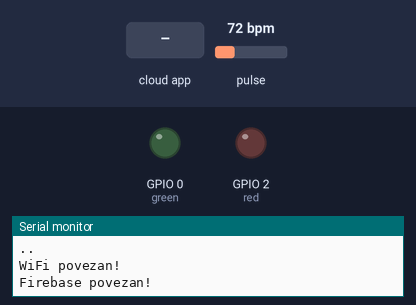
Bench run of a sketch on a simulated ESP8266 (NodeMCU). Shown: output pins drawn as LEDs (lit = HIGH), the last lines printed to the serial monitor. The inputs (shaded band) are chosen by the test bench; at power-on: pulse 72 bpm. WiFi joins after 1.5 s; servers stay silent unless stated; the Firebase database answers and starts empty.

Above: at 3.2 s.
3.3 s: the phone or cloud app sets startMeasurement to 1
At 19.6 s:
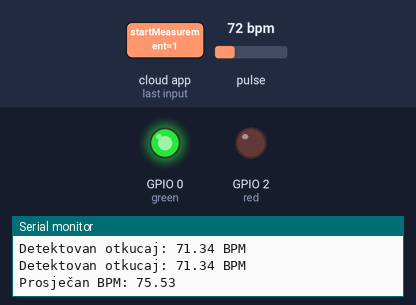
Timing chart, 0 to 20.3 s (numbered marks = the images above; inputs shaded):
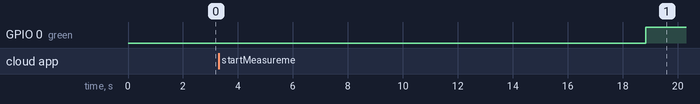

The sketch:

IoT.ino
```cpp
#include <Wire.h>
#include "MAX30105.h"
#include "heartRate.h"
#include <ESP8266WiFi.h>
#include <FirebaseESP8266.h>

// WiFi podaci
#define WIFI_SSID "mojatv_full_4658"
#define WIFI_PASSWORD "123456123456"

// Firebase podaci
#define FIREBASE_HOST "anxiease-c3e32-default-rtdb.firebaseio.com"
#define FIREBASE_API_KEY "AIzaSyBX3O7ZELMoCOndSXpOquJdoLf5JX7pVIE"

// Firebase objekti
FirebaseConfig firebaseConfig;
FirebaseAuth firebaseAuth;
FirebaseData firebaseData;

MAX30105 particleSensor;

int red=2;
int green =0;
long lastBeat = 0;
float beatsPerMinute = 0.0;
bool fingerDetected = false;
bool measuring = false;
const long MIN_IR_VALUE = 5000;
const unsigned long measurementDuration = 15000; // 15 sekundi
unsigned long measurementStart = 0;
float bpmSum = 0.0;
int bpmCount = 0;


void setup() {

  pinMode(red, OUTPUT);
  pinMode(green, OUTPUT);
  Serial.begin(115200);
  Serial.println("Initializing...");

  // Inicijalizacija senzora
  if (!particleSensor.begin(Wire, I2C_SPEED_FAST)) {
    Serial.println("MAX30105 nije pronađen. Provjerite veze.");
    while (1);
  }

  particleSensor.setup(0x1F, 8, 3, 100, 411, 4096);

  // Povezivanje na WiFi
  WiFi.begin(WIFI_SSID, WIFI_PASSWORD);
  Serial.println("Povezivanje na WiFi...");
  while (WiFi.status() != WL_CONNECTED) {
    delay(1000);
    Serial.print(".");
  }
  Serial.println("\nWiFi povezan!");

  // Konfiguracija Firebase-a
  firebaseConfig.host = FIREBASE_HOST;
  firebaseConfig.api_key = FIREBASE_API_KEY;

  if (!Firebase.signUp(&firebaseConfig, &firebaseAuth, "", "")) {
    Serial.printf("Autentifikacija nije uspjela: %s\n", firebaseConfig.signer.signupError.message.c_str());
    while (1);
  }

  Firebase.begin(&firebaseConfig, &firebaseAuth);
  Serial.println("Firebase povezan!");
}

void loop() {

 digitalWrite(red,LOW);
 digitalWrite(green,LOW);

  // Provjera IR vrijednosti za detekciju prsta
  long irValue = particleSensor.getIR();
  fingerDetected = (irValue > MIN_IR_VALUE);

  if (fingerDetected) {
    // Slanje statusa senzora na Firebase
    if (!Firebase.setString(firebaseData, "/device/sensorStatus", "Finger Detected")) {
      Serial.println("Greška pri slanju statusa senzora.");
    }

    // Provjera signala za početak mjerenja
    if (Firebase.getBool(firebaseData, "/device/startMeasurement")) {
      if (firebaseData.boolData() && !measuring) {
        Firebase.setBool(firebaseData, "/device/startMeasurement", false); // Reset signala
        startMeasurement();
      }
    }
  } else {
    // Ako nema prsta, šaljemo "No Finger Detected"
    if (!Firebase.setString(firebaseData, "/device/sensorStatus", "No Finger Detected")) {
      Serial.println("Greška pri slanju statusa senzora.");
    }
  }

  // Ako je mjerenje u toku, vršimo izračune
  if (measuring) {
    performMeasurement();
  }

  delay(100); // Stabilizacija petlje
}

void startMeasurement() {
  measuring = true;
  measurementStart = millis();
  bpmSum = 0.0;
  bpmCount = 0;
  Serial.println("Pokrenuto mjerenje...");
}

void performMeasurement() {
  long irValue = particleSensor.getIR();

  if (checkForBeat(irValue)) {
    long delta = millis() - lastBeat;
    lastBeat = millis();

    if (delta > 300) { // Izbjegavamo prebrze intervale
      float bpm = 60 / (delta / 1000.0);
      if (bpm > 40 && bpm < 200) { // Validni BPM opseg
        bpmSum += bpm;
        bpmCount++;
        Serial.printf("Detektovan otkucaj: %.2f BPM\n", bpm);
      }
    }
  }

  // Provjera je li mjerenje završeno
  if (millis() - measurementStart >= measurementDuration) {
    measuring = false;
    float bpmAverage = (bpmCount > 0) ? bpmSum / bpmCount : 0.0;
    Serial.printf("Prosječan BPM: %.2f\n", bpmAverage);
    if(bpmAverage>=60 && bpmAverage<=100)
    {
      digitalWrite(green,HIGH);
      digitalWrite(red,LOW);
      delay(1500);
    }
    else{
       digitalWrite(green,LOW);
      digitalWrite(red,HIGH);
       delay(1500);
    }
    // Slanje rezultata na Firebase
    if (!Firebase.setFloat(firebaseData, "/device/bpmAverage", bpmAverage)) {
      Serial.println("Greška pri slanju prosječnog BPM-a.");
    } else {
      Serial.println("Rezultat uspješno poslan na Firebase!");
    }
  }
}

// Funkcija za detekciju otkucaja srca (koristi postojeću logiku)
boolean checkForBeat(long irValue) {
  static long prevIrValue = 0;
  static boolean prevState = false;

  boolean beatDetected = (irValue > prevIrValue + 20) && prevState && (millis() - lastBeat > 300);
  prevIrValue = irValue;
  prevState = (irValue > MIN_IR_VALUE);

  return beatDetected;
}
```

Measured:
- after the input at 3.3 s, GPIO 0 (green): LOW → HIGH after 15.5 s
